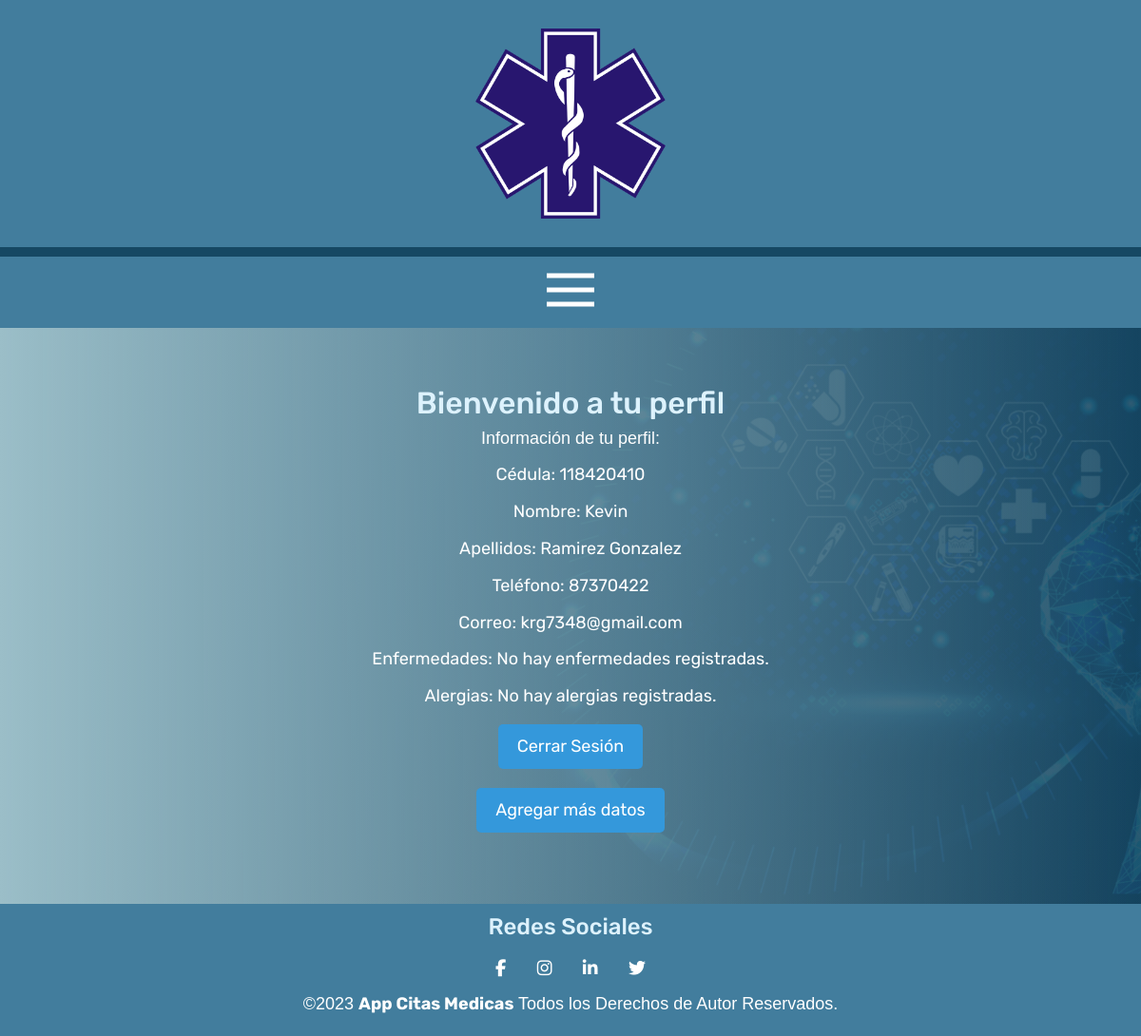
The page /perfil.php (signed in) on the database its author committed.
### tables this page shows
CREATE TABLE `tab_usuarios` (
    `Cédula` VARCHAR(255) NOT NULL,
    `PrimerNombre` VARCHAR(100) NOT NULL,
    `SegundoNombre` VARCHAR(100) NULL,
    `PrimerApellido` VARCHAR(100) NOT NULL,
    `SegundoApellido` VARCHAR(100) NOT NULL,
    `Teléfono` VARCHAR(100) NOT NULL,
    `Correo` VARCHAR(100) NOT NULL,
    `Contraseña` VARCHAR(255) NOT NULL,
    `TipoSangre` VARCHAR(2) NULL,
    `Estatura` DOUBLE NULL,
    `Peso` DOUBLE NULL,
    PRIMARY KEY (`Cédula`)
);

### dbCRUD/datosCRUD.php (called while the page is built, shortened)
<?php
function getDatosArray($sql) {
    $retorno = array();
    try {
        $oConexion = Conecta();
        if(mysqli_set_charset($oConexion, "utf8")){
            if(!$result = mysqli_query($oConexion, $sql)) die();
            while ($row = mysqli_fetch_array($result)) {
                $retorno[] = $row;
            }
        }
    } catch (Throwable $th) {
        error_log($th, 0);
    }finally{
        Desconecta($oConexion);
    }
    return $retorno;
}

### perfil.php (the view, shortened to what this page needs)
<?php
    require_once "templates/head.php";
    require_once "templates/headerNavbar.php";
?>
<?php
require_once "templates/head.php";
require_once "dbCRUD/datosCRUD.php";
$cedula = $_SESSION['id'];
$query = "SELECT * FROM tab_usuarios WHERE Cédula = $cedula";
$resultado = getDatosArray($query);
$queryAlergias = "SELECT a.Nombre FROM tab_alergias a
LEFT JOIN tab_alergiasusuario au ON au.CodAlergia = a.CodAlergia
WHERE au.Cédula = $cedula";
$alergias = getDatosArray($queryAlergias);
$queryEnfermedades = "SELECT e.Enfermedad FROM tab_historialmedico e
LEFT JOIN tab_historialmedicousuario eu ON eu.CodHistorial = e.CodHistorial
WHERE eu.Cédula = $cedula";
$enfermedades = getDatosArray($queryEnfermedades);
echo "<body>";
echo "<div class='contenedor__perfil'>";
echo "<h2>Bienvenido a tu perfil</h2>";
echo "<p>Información de tu perfil:</p>";
if (!empty($resultado)) {
    foreach ($resultado as $usuario) {
        echo "<ul class='perfil-ul'>";
        echo "<li>Cédula: " . $usuario['Cédula'] . "</li>";
        echo "<li>Nombre: " . $usuario['PrimerNombre'] . "</li>";
        echo "<li>Apellidos: " . $usuario['PrimerApellido'] .'  '. $usuario['SegundoApellido']."</li>";
        echo "<li>Teléfono: " . $usuario['Teléfono'] . "</li>";
        echo "<li>Correo: " . $usuario['Correo'] . "</li>";
        echo "<li>Enfermedades: ";
        if(!empty($enfermedades)){
            foreach ($enfermedades as $enfermedad) {
                echo "<br>".$enfermedad['Enfermedad'];
            }
        }
        else {
            echo "No hay enfermedades registradas.";
        }
        echo "</li>";
        echo "<li>Alergias: ";
        if(!empty($alergias)){
            foreach ($alergias as $alergia) {
                echo "<br>".$alergia['Nombre'];
            }
        }
        else {
            echo "No hay alergias registradas.";
        }
        echo "</li>";
        echo "</ul>";
    }
} else {
    echo "<p>No se encontraron detalles del perfil.</p>";
}
echo "<p><a class='usuario___links' href='cerrarsesion.php'>Cerrar Sesión</a></p>";
echo "<p><a class='usuario___links' href='agregarperfil.php'>Agregar más datos</a></p>";
echo "</div>";
echo "</body>";
?>
<?php
    require_once "templates/footer.php";
?>

### css/style.css (style rules this page uses)
:root { --primario: #427D9D; --primarioOscuro: #164863; --primarioOscuroTransparencia: rgba(22, 72, 99, 0.9); --secundario: #DDF2FD; --secundarioOscuro: #9BBEC8; --blanco: #FFF; --negro: #000; --fuentePrincipal: 'Rubik', sans-serif; }
html { box-sizing: border-box; font-size: 62.5%; }
*, *:before, *:after { box-sizing: inherit; }
* { margin: 0; padding: 0; border: 0; font-size: 100%; vertical-align: baseline; font-family: 'Rubik', sans-serif; }
p { font-size: 1.8rem; font-family: Arial, Helvetica, sans-serif; color: var(--blanco); }
a { text-decoration: none; }
h1, h2, h3 { text-align: center; color: var(--secundario); font-family: var(--fuentePrincipal); }
h2 { font-size: 3.2rem; }
html,body { min-height: 100%; }
body { background-image: linear-gradient(var(--primarioOscuroTransparencia),var(--primarioOscuroTransparencia)), url(../img/Header.jpg); background-size: cover; background-attachment: fixed; }
.perfil-ul { font-size: 18px; line-height: 1.6; list-style-type: none; padding: 0; }
.perfil-ul li { margin-bottom: 10px; }
.usuario___links { display: inline-block; padding: 10px 20px; margin: 5px; background-color: #3498db; color: #ffffff; text-decoration: none; border-radius: 5px; transition: background-color 0.3s ease; }
.contenedor__perfil { text-align: center; color: var(--blanco); padding-top: 5%;padding-bottom: 5%; background-image: linear-gradient(to left, transparent, var(--secundarioOscuro)); }

### rows shown on the page
tab_usuarios: Cédula "118420410", PrimerNombre "Kevin", PrimerApellido "Ramirez", SegundoApellido "Gonzalez", Teléfono "87370422", Correo "krg7348@gmail.com"
